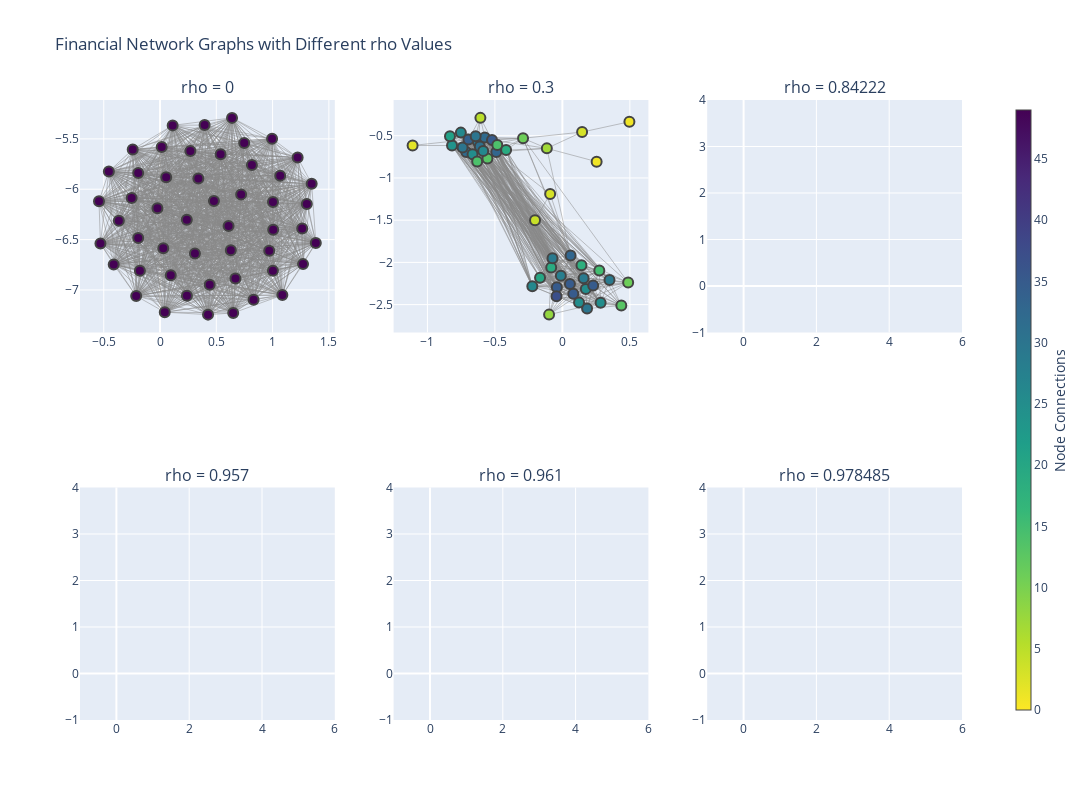

Notebook code for this chart:
### Code cell
# Create subplot figure
rho_values = [0, 0.3, 0.84222, 0.957, 0.961, 0.978485]

fig = make_subplots(rows=2, cols=3, subplot_titles=[f"rho = {rho}" for rho in rho_values])

# Generate subplots
for i, rho in enumerate(rho_values):
    adj_matrix = (corr_matrix.abs() > rho).astype(int)
    G = nx.from_pandas_adjacency(adj_matrix)
    G.remove_edges_from(nx.selfloop_edges(G))
    G.remove_nodes_from(list(nx.isolates(G)))
    communities = nx.community.greedy_modularity_communities(G)
    supergraph = nx.cycle_graph(len(communities))
    superpos = nx.spring_layout(G, scale=10, seed=429)
    centers = list(superpos.values())
    pos = {}
    for center, comm in zip(centers, communities):
        pos.update(nx.spring_layout(nx.subgraph(G, comm), center=center))
    # pos = nx.spring_layout(G)
    
    edge_x = []
    edge_y = []
    for edge in G.edges():
        x0, y0 = pos[edge[0]]
        x1, y1 = pos[edge[1]]
        edge_x.append(x0)
        edge_x.append(x1)
        edge_x.append(None)
        edge_y.append(y0)
        edge_y.append(y1)
        edge_y.append(None)

    edge_trace = go.Scatter(
        x=edge_x, y=edge_y,
        #set the length of edge to be inverse to correlation between the two nodes
        line=dict(width=0.5, color='#888'),
        hoverinfo='text',
        mode='lines',
        text=[f"Correlation: {corr_matrix.loc[edge[0], edge[1]]}" for edge in G.edges()]
    )

    node_x = []
    node_y = []
    for node in G.nodes():
        x, y = pos[node]
        node_x.append(x)
        node_y.append(y)

    node_trace = go.Scatter(
        x=node_x, y=node_y,
        mode='markers',
        hoverinfo='text',
        marker=dict(
            showscale=(i == 0),  # Only show colorbar in the first subplot
            colorscale='Viridis',
            reversescale=True,
            color=[],
            size=10,
            cmin=0,
            cmax=49,
            colorbar=dict(
                thickness=15,
                title='Node Connections',
                xanchor='left',
                titleside='right',
                x=1.05  # Adjust this to position the colorbar correctly
            ),
            line_width=2
        )
    )

    node_adjacencies = []
    node_text = []
    for node, adjacencies in enumerate(G.adjacency()):
        node_adjacencies.append(len(adjacencies[1]))
        node_text.append(f'{list(G.nodes())[node]}<br>connections: ' + str(len(adjacencies[1])))
    node_trace.marker.color = node_adjacencies
    node_trace.text = node_text

    row = i // 3 + 1
    col = i % 3 + 1
    fig.add_trace(edge_trace, row=row, col=col)
    fig.add_trace(node_trace, row=row, col=col)

fig.update_layout(
    height=800, width=1400, 
    title_text="Financial Network Graphs with Different rho Values",
    showlegend=False  # Hide the legend
)
fig.show()

### Figure 1 — Plotly figure (JSON) as saved in the notebook; plotly's stock layout.template omitted (floating-point values rounded to 4 significant figures; data arrays with more than 128 entries replaced by an {"elided": "..."} marker saying what was removed)
{"data": [{"hoverinfo": "text", "line": {"color": "#888", "width": 0.5}, "mode": "lines", "text": {"elided": "1225 str values"}, "type": "scatter", "x": {"elided": "3675 float values"}, "xaxis": "x", "y": {"elided": "3675 float values"}, "yaxis": "y"}, {"hoverinfo": "text", "marker": {"cmax": 49, "cmin": 0, "color": [49, 49, 49, 49, 49, 49, 49, 49, 49, 49, 49, 49, 49, 49, 49, 49, 49, 49, 49, 49, 49, 49, 49, 49, 49, 49, 49, 49, 49, 49, 49, 49, 49, 49, 49, 49, 49, 49, 49, 49, 49, 49, 49, 49, 49, 49, 49, 49, 49, 49], "colorbar": {"thickness": 15, "title": {"side": "right", "text": "Node Connections"}, "x": 1.05, "xanchor": "left"}, "colorscale": [[0, "#440154"], [0.1111, "#482878"], [0.2222, "#3e4989"], [0.3333, "#31688e"], [0.4444, "#26828e"], [0.5556, "#1f9e89"], [0.6667, "#35b779"], [0.7778, "#6ece58"], [0.8889, "#b5de2b"], [1, "#fde725"]], "line": {"width": 2}, "reversescale": true, "showscale": true, "size": 10}, "mode": "markers", "text": ["DHLn.DE<br>connections: 49", "PERP.PA<br>connections: 49", "NDAFI.HE<br>connections: 49", "AIRP.PA<br>connections: 49", "IBE.MC<br>connections: 49", "SIEGn.DE<br>connections: 49", "SAN.MC<br>connections: 49", "VOWG_p.DE<br>connections: 49", "SAPG.DE<br>connections: 49", "CRDI.MI<br>connections: 49", "AD.AS<br>connections: 49", "BNPP.PA<br>connections: 49", "DTEGn.DE<br>connections: 49", "SASY.PA<br>connections: 49", "ESLX.PA<br>connections: 49", "ASML.AS<br>connections: 49", "DB1Gn.DE<br>connections: 49", "ADYEN.AS<br>connections: 49", "STLAM.MI<br>connections: 49", "IFXGn.DE<br>connections: 49", "NOKIA.HE<br>connections: 49", "BBVA.MC<br>connections: 49", "ALVG.DE<br>connections: 49", "SAF.PA<br>connections: 49", "OREP.PA<br>connections: 49", "SGEF.PA<br>connections: 49", "HRMS.PA<br>connections: 49", "BMWG.DE<br>connections: 49", "TTEF.PA<br>connections: 49", "ENI.MI<br>connections: 49", "WLSNc.AS<br>connections: 49", "PRTP.PA<br>connections: 49", "BAYGn.DE<br>connections: 49", "BASFn.DE<br>connections: 49", "ENEI.MI<br>connections: 49", "PRX.AS<br>connections: 49", "AIR.PA<br>connections: 49", "SCHN.PA<br>connections: 49", "MUVGn.DE<br>connections: 49", "DANO.PA<br>connections: 49", "RACE.MI<br>connections: 49", "LVMH.PA<br>connections: 49", "MBGn.DE<br>connections: 49", "AXAF.PA<br>connections: 49", "INGA.AS<br>connections: 49", "ITX.MC<br>connections: 49", "ISP.MI<br>connections: 49", "ADSGn.DE<br>connections: 49", "SGOB.PA<br>connections: 49", "ABI.BR<br>connections: 49"], "type": "scatter", "x": [1.384, -0.2119, 1.347, 1.304, 0.01491, -0.4547, -0.1939, 0.9702, 0.8164, 0.1121, 0.5381, 1.068, 0.2379, 0.4412, 0.2696, 0.05475, 0.09541, 0.6396, 0.4788, 1.087, 1.263, 0.831, 0.02882, -0.5296, -0.3659, 1.005, 0.04194, -0.5423, -0.4116, 1.271, 0.748, 0.4264, -0.1789, 0.65, 0.7206, -0.1939, 0.2387, 0.3402, 0.3962, 0.9955, 0.3101, 1.223, 0.6702, 1.003, -0.02312, 0.6289, 0.6089, 1.003, -0.2521, -0.2427], "xaxis": "x", "y": [-6.533, -7.06, -5.947, -6.147, -5.58, -5.824, -6.485, -6.61, -5.76, -5.366, -5.653, -5.867, -6.303, -6.949, -5.62, -5.88, -6.855, -5.292, -6.116, -7.051, -6.389, -7.097, -6.585, -6.538, -6.313, -6.402, -7.221, -6.118, -6.748, -6.744, -5.542, -7.245, -6.809, -7.228, -6.053, -5.839, -7.059, -5.893, -5.363, -5.498, -6.639, -5.686, -6.887, -6.126, -6.19, -6.606, -6.366, -6.81, -6.088, -5.605], "yaxis": "y"}, {"hoverinfo": "text", "line": {"color": "#888", "width": 0.5}, "mode": "lines", "text": {"elided": "533 str values"}, "type": "scatter", "x": {"elided": "1599 float values"}, "xaxis": "x2", "y": {"elided": "1599 float values"}, "yaxis": "y2"}, {"hoverinfo": "text", "marker": {"cmax": 49, "cmin": 0, "color": [35, 11, 30, 33, 7, 35, 32, 24, 19, 25, 1, 32, 1, 18, 15, 3, 8, 21, 25, 2, 30, 33, 29, 25, 35, 29, 26, 13, 14, 4, 29, 5, 34, 19, 13, 26, 35, 14, 3, 20, 35, 30, 31, 26, 28, 30, 25, 37, 11], "colorbar": {"thickness": 15, "title": {"side": "right", "text": "Node Connections"}, "x": 1.05, "xanchor": "left"}, "colorscale": [[0, "#440154"], [0.1111, "#482878"], [0.2222, "#3e4989"], [0.3333, "#31688e"], [0.4444, "#26828e"], [0.5556, "#1f9e89"], [0.6667, "#35b779"], [0.7778, "#6ece58"], [0.8889, "#b5de2b"], [1, "#fde725"]], "line": {"width": 2}, "reversescale": true, "showscale": false, "size": 10}, "mode": "markers", "text": ["DHLn.DE<br>connections: 35", "PERP.PA<br>connections: 11", "NDAFI.HE<br>connections: 30", "AIRP.PA<br>connections: 33", "IBE.MC<br>connections: 7", "SIEGn.DE<br>connections: 35", "SAN.MC<br>connections: 32", "VOWG_p.DE<br>connections: 24", "SAPG.DE<br>connections: 19", "CRDI.MI<br>connections: 25", "AD.AS<br>connections: 1", "BNPP.PA<br>connections: 32", "DTEGn.DE<br>connections: 1", "ESLX.PA<br>connections: 18", "ASML.AS<br>connections: 15", "DB1Gn.DE<br>connections: 3", "ADYEN.AS<br>connections: 8", "STLAM.MI<br>connections: 21", "IFXGn.DE<br>connections: 25", "NOKIA.HE<br>connections: 2", "BBVA.MC<br>connections: 30", "ALVG.DE<br>connections: 33", "SAF.PA<br>connections: 29", "OREP.PA<br>connections: 25", "SGEF.PA<br>connections: 35", "HRMS.PA<br>connections: 29", "BMWG.DE<br>connections: 26", "TTEF.PA<br>connections: 13", "ENI.MI<br>connections: 14", "WLSNc.AS<br>connections: 4", "PRTP.PA<br>connections: 29", "BAYGn.DE<br>connections: 5", "BASFn.DE<br>connections: 34", "ENEI.MI<br>connections: 19", "PRX.AS<br>connections: 13", "AIR.PA<br>connections: 26", "SCHN.PA<br>connections: 35", "MUVGn.DE<br>connections: 14", "DANO.PA<br>connections: 3", "RACE.MI<br>connections: 20", "LVMH.PA<br>connections: 35", "MBGn.DE<br>connections: 30", "AXAF.PA<br>connections: 31", "INGA.AS<br>connections: 26", "ITX.MC<br>connections: 28", "ISP.MI<br>connections: 30", "ADSGn.DE<br>connections: 25", "SGOB.PA<br>connections: 37", "ABI.BR<br>connections: 11"], "type": "scatter", "x": [-0.04089, 0.4873, -0.6256, 0.06077, -0.1152, 0.05586, -0.7128, -0.8177, -0.08276, -0.6659, 0.4967, -0.5751, 0.2538, 0.1416, 0.2736, -0.09063, -0.09856, -0.8329, 0.2833, -1.11, -0.7394, -0.4897, -0.07323, 0.1738, -0.5216, 0.1574, -0.7523, -0.555, -0.4822, -0.2027, 0.3492, -0.6075, -0.696, -0.4169, 0.4367, -0.2228, 0.2284, -0.6313, 0.1462, -0.1656, 0.08092, 0.1829, -0.6119, -0.5867, -0.01157, -0.6426, 0.1235, -0.04359, -0.2915], "xaxis": "x2", "y": [-2.293, -2.239, -0.5745, -1.918, -0.6499, -2.256, -0.6932, -0.6166, -2.061, -0.7183, -0.3349, -0.5203, -0.8072, -2.033, -2.095, -1.19, -2.619, -0.5076, -2.478, -0.6154, -0.6388, -0.692, -1.951, -2.316, -0.5519, -2.188, -0.4634, -0.7712, -0.6107, -1.501, -2.208, -0.2888, -0.5456, -0.6704, -2.511, -2.282, -2.274, -0.8066, -0.4568, -2.183, -2.372, -2.547, -0.6287, -0.6812, -2.159, -0.5065, -2.476, -2.4, -0.5304], "yaxis": "y2"}, {"hoverinfo": "text", "line": {"color": "#888", "width": 0.5}, "mode": "lines", "text": [], "type": "scatter", "x": [], "xaxis": "x3", "y": [], "yaxis": "y3"}, {"hoverinfo": "text", "marker": {"cmax": 49, "cmin": 0, "color": [], "colorbar": {"thickness": 15, "title": {"side": "right", "text": "Node Connections"}, "x": 1.05, "xanchor": "left"}, "colorscale": [[0, "#440154"], [0.1111, "#482878"], [0.2222, "#3e4989"], [0.3333, "#31688e"], [0.4444, "#26828e"], [0.5556, "#1f9e89"], [0.6667, "#35b779"], [0.7778, "#6ece58"], [0.8889, "#b5de2b"], [1, "#fde725"]], "line": {"width": 2}, "reversescale": true, "showscale": false, "size": 10}, "mode": "markers", "text": [], "type": "scatter", "x": [], "xaxis": "x3", "y": [], "yaxis": "y3"}, {"hoverinfo": "text", "line": {"color": "#888", "width": 0.5}, "mode": "lines", "text": [], "type": "scatter", "x": [], "xaxis": "x4", "y": [], "yaxis": "y4"}, {"hoverinfo": "text", "marker": {"cmax": 49, "cmin": 0, "color": [], "colorbar": {"thickness": 15, "title": {"side": "right", "text": "Node Connections"}, "x": 1.05, "xanchor": "left"}, "colorscale": [[0, "#440154"], [0.1111, "#482878"], [0.2222, "#3e4989"], [0.3333, "#31688e"], [0.4444, "#26828e"], [0.5556, "#1f9e89"], [0.6667, "#35b779"], [0.7778, "#6ece58"], [0.8889, "#b5de2b"], [1, "#fde725"]], "line": {"width": 2}, "reversescale": true, "showscale": false, "size": 10}, "mode": "markers", "text": [], "type": "scatter", "x": [], "xaxis": "x4", "y": [], "yaxis": "y4"}, {"hoverinfo": "text", "line": {"color": "#888", "width": 0.5}, "mode": "lines", "text": [], "type": "scatter", "x": [], "xaxis": "x5", "y": [], "yaxis": "y5"}, {"hoverinfo": "text", "marker": {"cmax": 49, "cmin": 0, "color": [], "colorbar": {"thickness": 15, "title": {"side": "right", "text": "Node Connections"}, "x": 1.05, "xanchor": "left"}, "colorscale": [[0, "#440154"], [0.1111, "#482878"], [0.2222, "#3e4989"], [0.3333, "#31688e"], [0.4444, "#26828e"], [0.5556, "#1f9e89"], [0.6667, "#35b779"], [0.7778, "#6ece58"], [0.8889, "#b5de2b"], [1, "#fde725"]], "line": {"width": 2}, "reversescale": true, "showscale": false, "size": 10}, "mode": "markers", "text": [], "type": "scatter", "x": [], "xaxis": "x5", "y": [], "yaxis": "y5"}, {"hoverinfo": "text", "line": {"color": "#888", "width": 0.5}, "mode": "lines", "text": [], "type": "scatter", "x": [], "xaxis": "x6", "y": [], "yaxis": "y6"}, {"hoverinfo": "text", "marker": {"cmax": 49, "cmin": 0, "color": [], "colorbar": {"thickness": 15, "title": {"side": "right", "text": "Node Connections"}, "x": 1.05, "xanchor": "left"}, "colorscale": [[0, "#440154"], [0.1111, "#482878"], [0.2222, "#3e4989"], [0.3333, "#31688e"], [0.4444, "#26828e"], [0.5556, "#1f9e89"], [0.6667, "#35b779"], [0.7778, "#6ece58"], [0.8889, "#b5de2b"], [1, "#fde725"]], "line": {"width": 2}, "reversescale": true, "showscale": false, "size": 10}, "mode": "markers", "text": [], "type": "scatter", "x": [], "xaxis": "x6", "y": [], "yaxis": "y6"}], "layout": {"annotations": [{"font": {"size": 16}, "showarrow": false, "text": "rho = 0", "x": 0.1444, "xanchor": "center", "xref": "paper", "y": 1, "yanchor": "bottom", "yref": "paper"}, {"font": {"size": 16}, "showarrow": false, "text": "rho = 0.3", "x": 0.5, "xanchor": "center", "xref": "paper", "y": 1, "yanchor": "bottom", "yref": "paper"}, {"font": {"size": 16}, "showarrow": false, "text": "rho = 0.84222", "x": 0.8556, "xanchor": "center", "xref": "paper", "y": 1, "yanchor": "bottom", "yref": "paper"}, {"font": {"size": 16}, "showarrow": false, "text": "rho = 0.957", "x": 0.1444, "xanchor": "center", "xref": "paper", "y": 0.375, "yanchor": "bottom", "yref": "paper"}, {"font": {"size": 16}, "showarrow": false, "text": "rho = 0.961", "x": 0.5, "xanchor": "center", "xref": "paper", "y": 0.375, "yanchor": "bottom", "yref": "paper"}, {"font": {"size": 16}, "showarrow": false, "text": "rho = 0.978485", "x": 0.8556, "xanchor": "center", "xref": "paper", "y": 0.375, "yanchor": "bottom", "yref": "paper"}], "height": 800, "showlegend": false, "title": {"text": "Financial Network Graphs with Different rho Values"}, "width": 1400, "xaxis": {"anchor": "y", "domain": [0, 0.2889]}, "xaxis2": {"anchor": "y2", "domain": [0.3556, 0.6444]}, "xaxis3": {"anchor": "y3", "domain": [0.7111, 1]}, "xaxis4": {"anchor": "y4", "domain": [0, 0.2889]}, "xaxis5": {"anchor": "y5", "domain": [0.3556, 0.6444]}, "xaxis6": {"anchor": "y6", "domain": [0.7111, 1]}, "yaxis": {"anchor": "x", "domain": [0.625, 1]}, "yaxis2": {"anchor": "x2", "domain": [0.625, 1]}, "yaxis3": {"anchor": "x3", "domain": [0.625, 1]}, "yaxis4": {"anchor": "x4", "domain": [0, 0.375]}, "yaxis5": {"anchor": "x5", "domain": [0, 0.375]}, "yaxis6": {"anchor": "x6", "domain": [0, 0.375]}}}
